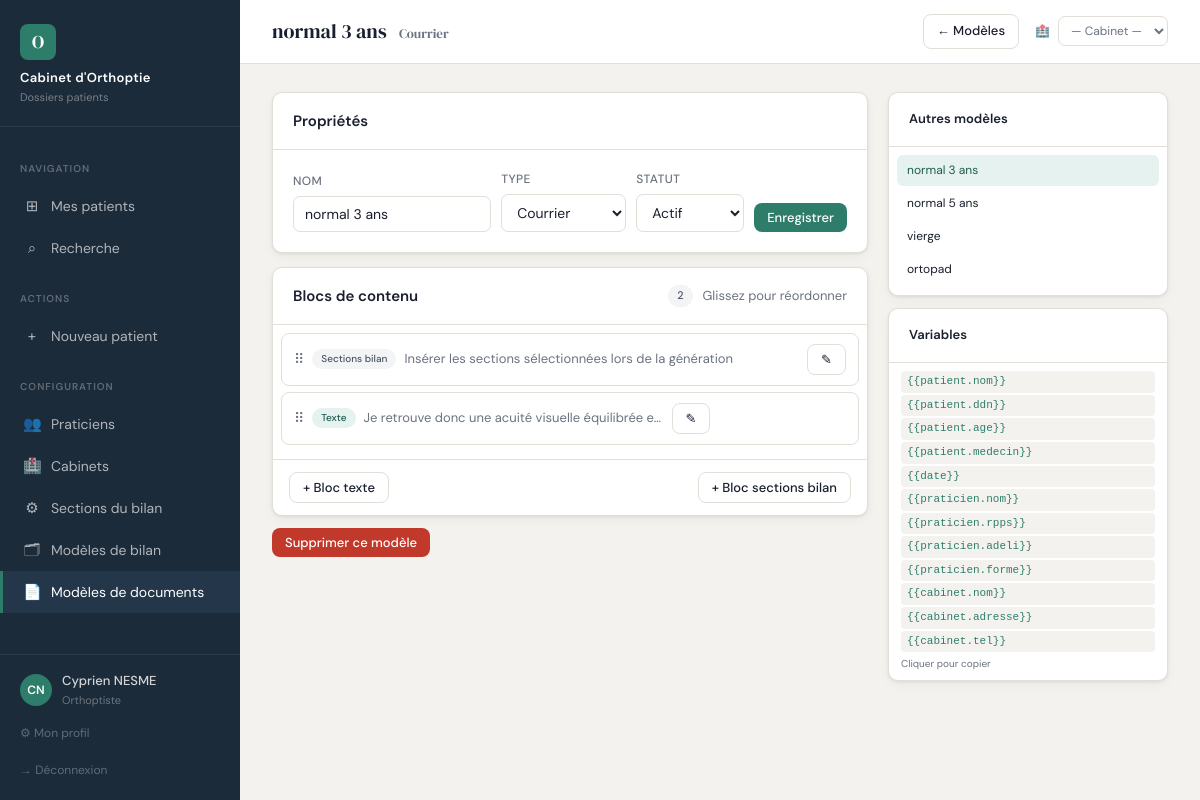
Page /admin/document-modele/2 (signed in) on the committed database.
### app.py (models this page shows, shortened)
class Praticien(UserMixin, db.Model):
    __tablename__ = 'praticien'
    id            = db.Column(db.Integer, primary_key=True)
    nom           = db.Column(db.String(100), nullable=False)
    prenom        = db.Column(db.String(100), nullable=False)
    titre         = db.Column(db.String(50), default='Orthoptiste')
    email         = db.Column(db.String(200), unique=True)
    login         = db.Column(db.String(100), unique=True, nullable=False)
    password_hash = db.Column(db.String(200))
    rpps          = db.Column(db.String(11))   # N° RPPS national fixe
    couleur       = db.Column(db.String(7), default='#2E7D6B')  # couleur hex
    actif         = db.Column(db.Boolean, default=True)
    role          = db.Column(db.String(20), default='praticien')  # 'admin' ou 'praticien'
    created_at    = db.Column(db.DateTime, default=datetime.utcnow)
    @property
    def is_admin(self):
        return self.role == 'admin'

class DocumentModele(db.Model):
    __tablename__ = 'document_modele'
    id      = db.Column(db.Integer, primary_key=True)
    nom     = db.Column(db.String(100), nullable=False)
    type    = db.Column(db.String(20), nullable=False)
    actif   = db.Column(db.Boolean, default=True)
    created_at = db.Column(db.DateTime, default=datetime.utcnow)
    blocs   = db.relationship('DocumentBloc', backref='modele',
                               order_by='DocumentBloc.ordre',
                               cascade='all, delete-orphan')

class DocumentBloc(db.Model):
    __tablename__ = 'document_bloc'
    id         = db.Column(db.Integer, primary_key=True)
    modele_id  = db.Column(db.Integer, db.ForeignKey('document_modele.id'), nullable=False)
    type       = db.Column(db.String(20), nullable=False)  # 'texte' ou 'section_bilan'
    contenu    = db.Column(db.Text, default='')
    ordre      = db.Column(db.Integer, default=99)

### app.py (the view)
@app.route('/admin/document-modele/<int:modele_id>')
@login_required
@admin_required
def admin_document_modele_detail(modele_id):
    m = DocumentModele.query.get_or_404(modele_id)
    modeles = DocumentModele.query.order_by(DocumentModele.type, DocumentModele.nom).all()
    sections, ordre = get_sections()
    return render_template('admin/document_modele_detail.html',
                           modele=m, modeles=modeles,
                           sections_dispo=sections, sections_ordre=ordre)

### app.py (called while the page is built)
def admin_required(f):
    from functools import wraps
    @wraps(f)
    def decorated(*args, **kwargs):
        if not current_user.is_authenticated or not current_user.is_admin:
            flash('Accès réservé aux administrateurs.', 'danger')
            return redirect(url_for('index'))
        return f(*args, **kwargs)
    return decorated

def get_current_cabinet():
    cab_id = session.get('cabinet_id')
    if cab_id:
        return Cabinet.query.get(cab_id)
    return None

def get_cabinets_praticien():
    if not current_user.is_authenticated:
        return []
    pcs = PraticienCabinet.query.filter_by(
        praticien_id=current_user.id).join(Cabinet).filter(Cabinet.actif==True).all()
    return [pc.cabinet for pc in pcs]

def get_sections():
    secs = SectionDef.query.filter_by(actif=True).order_by(SectionDef.ordre).all()
    return {s.type_key: s.to_dict() for s in secs}, [s.type_key for s in secs]

@login_manager.user_loader
def load_user(user_id): return Praticien.query.get(int(user_id))

@app.context_processor
def inject_cabinet():
    if current_user.is_authenticated:
        return {
            'cabinet_courant': get_current_cabinet(),
            'cabinets_dispo':  get_cabinets_praticien(),
        }
    return {'cabinet_courant': None, 'cabinets_dispo': []}

    def to_dict(self):
        return {'label': self.label,
                'obs_defaut': self.obs_defaut or '',
                'avec_observations': self.avec_observations if self.avec_observations is not None else True,
                'champs': [c.to_dict() for c in self.champs if c.actif]}

    def to_dict(self):
        d = {'name': self.name, 'label': self.label, 'type': self.type}
        if self.type == 'select':
            d['options'] = [o.valeur for o in self.options if o.actif]
        return d

### templates/admin/document_modele_detail.html (shortened to what this page needs)
{% extends "base.html" %}
{% block page_title %}{{ modele.nom }}
  <span style="font-size:13px;font-weight:400;color:var(--muted);margin-left:8px;">
    {{ 'Courrier' if modele.type == 'courrier' else 'Ordonnance' }}
  </span>
{% endblock %}
{% block topbar_actions %}
  <a href="{{ url_for('admin_document_modeles') }}" class="btn btn-secondary btn-sm">← Modèles</a>
{% endblock %}
{% block content %}
<div style="display:grid;grid-template-columns:1fr 280px;gap:20px;align-items:start;max-width:1100px;">
  <div>
    <div class="card" style="margin-bottom:14px;">
      <div class="card-header"><h2>Propriétés</h2></div>
      <div class="card-body">
        <form method="POST" action="{{ url_for('admin_document_modele_modifier', modele_id=modele.id) }}"
              style="display:flex;gap:10px;flex-wrap:wrap;align-items:flex-end;">
          <div class="field-group" style="flex:1;min-width:180px;">
            <label class="field-label">Nom</label>
            <input type="text" name="nom" value="{{ modele.nom }}" required>
          </div>
          <div class="field-group">
            <label class="field-label">Type</label>
            <select name="type" style="width:auto;">
              <option value="courrier" {{ 'selected' if modele.type == 'courrier' }}>Courrier</option>
            </select>
          </div>
          <div class="field-group">
            <label class="field-label">Statut</label>
            <select name="actif" style="width:auto;">
              <option value="1" {{ 'selected' if modele.actif }}>Actif</option>
            </select>
          </div>
          <button type="submit" class="btn btn-primary btn-sm">Enregistrer</button>
        </form>
      </div>
    </div>
    <div class="card">
      <div class="card-header">
        <h2>Blocs de contenu</h2>
        <span class="badge badge-gray">{{ modele.blocs|length }}</span>
        <span class="text-sm text-muted" style="margin-left:auto;">Glissez pour réordonner</span>
      </div>
      <div id="blocs-list" style="padding:8px;">
        {% for bloc in modele.blocs %}
        <div class="bloc-row" data-id="{{ bloc.id }}"
             style="border:1px solid var(--border);border-radius:8px;
                    margin-bottom:6px;background:var(--surface);">
          <div style="display:flex;align-items:center;gap:8px;padding:10px 12px;cursor:grab;">
            <span style="color:var(--muted);font-size:14px;cursor:grab;">⠿</span>
            <span class="badge {{ 'badge-green' if bloc.type == 'texte' else 'badge-gray' }}"
                  style="font-size:10px;">
              {{ 'Texte' if bloc.type == 'texte' else 'Sections bilan' }}
            </span>
            {% if bloc.type == 'texte' %}
            <span class="text-sm text-muted" style="flex:1;overflow:hidden;text-overflow:ellipsis;
                         white-space:nowrap;max-width:300px;">
              {{ bloc.contenu[:80] }}{% if bloc.contenu|length > 80 %}…{% endif %}
            </span>
            {% else %}
            <span class="text-sm text-muted" style="flex:1;">
              Insérer les sections sélectionnées lors de la génération
            </span>
            {% endif %}
            <button type="button" onclick="toggleBloc({{ bloc.id }})"
                    class="btn btn-secondary btn-sm" tabindex="-1">✎</button>
          </div>
        </div>
        {% endfor %}
      </div>
      <div style="padding:12px 16px;border-top:1px solid var(--border);">
        <div style="display:flex;gap:8px;">
          <form method="POST" action="{{ url_for('admin_document_bloc_nouveau', modele_id=modele.id) }}"
                style="display:flex;gap:8px;flex:1;">
            <button type="submit" class="btn btn-secondary btn-sm">+ Bloc texte</button>
          </form>
          <form method="POST" action="{{ url_for('admin_document_bloc_nouveau', modele_id=modele.id) }}">
            <button type="submit" class="btn btn-secondary btn-sm">+ Bloc sections bilan</button>
          </form>
        </div>
      </div>
    </div>
    <form method="POST"
          action="{{ url_for('admin_document_modele_supprimer', modele_id=modele.id) }}"
          style="margin-top:12px;"
          onsubmit="return confirm('Supprimer ce modèle ?')">
      <button type="submit" class="btn btn-danger btn-sm">Supprimer ce modèle</button>
    </form>
  </div>
  <div style="position:sticky;top:80px;">
    <div class="card" style="margin-bottom:12px;">
      <div class="card-header"><h2 style="font-size:13px;">Autres modèles</h2></div>
      <div style="padding:8px;max-height:200px;overflow-y:auto;">
        {% for m in modeles %}
        <a href="{{ url_for('admin_document_modele_detail', modele_id=m.id) }}"
           style="display:block;padding:6px 10px;border-radius:6px;margin-bottom:2px;
                  font-size:12px;text-decoration:none;
                  background:{{ 'var(--accent-lt)' if m.id == modele.id else 'transparent' }};
                  color:{{ 'var(--accent-dk)' if m.id == modele.id else 'var(--text)' }};">
          {{ m.nom }}
        </a>
        {% endfor %}
      </div>
    </div>
    <div class="card">
      <div class="card-header"><h2 style="font-size:13px;">Variables</h2></div>
      <div style="padding:8px 12px;font-size:11px;">
        {% for v in ['{{patient.nom}}','{{patient.ddn}}','{{patient.age}}','{{patient.medecin}}',
                     '{{date}}','{{praticien.nom}}','{{praticien.rpps}}',
                     '{{praticien.adeli}}','{{praticien.forme}}',
                     '{{cabinet.nom}}','{{cabinet.adresse}}','{{cabinet.tel}}'] %}
        <code style="display:block;background:var(--bg);padding:2px 6px;border-radius:4px;
                     margin-bottom:2px;color:var(--accent);cursor:pointer;"
              onclick="navigator.clipboard.writeText('{{ v }}')">{{ v }}</code>
        {% endfor %}
        <div style="font-size:10px;color:var(--muted);margin-top:4px;">Cliquer pour copier</div>
      </div>
    </div>
  </div>
</div>
{% endblock %}

### templates/base.html (shortened to what this page needs)
<!DOCTYPE html>
<html lang="fr">
<head>
</head>
<body>
{% if current_user.is_authenticated %}
<aside class="sidebar">
  <div class="sidebar-brand">
    <div class="logo-mark">O</div>
    <h1>Cabinet d'Orthoptie</h1>
    <p>Dossiers patients</p>
  </div>
  <nav class="sidebar-nav">
    <div class="nav-section"><span>Navigation</span></div>
    <a href="{{ url_for('index') }}"
       class="nav-item {% if request.endpoint == 'index' %}active{% endif %}">
      <span class="icon">⊞</span> Mes patients
    </a>
    <a href="{{ url_for('recherche') }}"
       class="nav-item {% if request.endpoint == 'recherche' %}active{% endif %}">
      <span class="icon">⌕</span> Recherche
    </a>
    <div class="nav-section"><span>Actions</span></div>
    <a href="{{ url_for('patient_nouveau') }}"
       class="nav-item {% if request.endpoint == 'patient_nouveau' %}active{% endif %}">
      <span class="icon">+</span> Nouveau patient
    </a>
    <div class="nav-section"><span>Configuration</span></div>
    {% if current_user.is_admin %}
    <a href="{{ url_for('admin_praticiens') }}"
       class="nav-item {% if request.endpoint and 'praticien' in request.endpoint and request.endpoint != 'profil' %}active{% endif %}">
      <span class="icon">👥</span> Praticiens
    </a>
    <a href="{{ url_for('admin_cabinets') }}"
       class="nav-item {% if request.endpoint and 'cabinet' in request.endpoint %}active{% endif %}">
      <span class="icon">🏥</span> Cabinets
    </a>
    <a href="{{ url_for('admin_sections') }}"
       class="nav-item {% if request.endpoint in ['admin_sections','admin_section_detail'] %}active{% endif %}">
      <span class="icon">⚙</span> Sections du bilan
    </a>
    <a href="{{ url_for('admin_modeles') }}"
       class="nav-item {% if request.endpoint and 'modele' in request.endpoint and 'document' not in request.endpoint %}active{% endif %}">
      <span class="icon">🗂</span> Modèles de bilan
    </a>
    <a href="/admin/document-modeles"
       class="nav-item {% if request.endpoint and 'document' in request.endpoint %}active{% endif %}">
      <span class="icon">📄</span> Modèles de documents
    </a>
    {% endif %}
  </nav>
  <div class="sidebar-footer">
    <div class="user-chip">
      <div class="user-avatar">
        {{ current_user.prenom[0] }}{{ current_user.nom[0] }}
      </div>
      <div>
        <div class="user-name">{{ current_user.prenom }} {{ current_user.nom }}</div>
        <div class="user-role">{{ current_user.titre }}</div>
      </div>
    </div>
    <a href="{{ url_for('profil') }}" class="logout-link">⚙ Mon profil</a>
    <a href="{{ url_for('logout') }}" class="logout-link">→ Déconnexion</a>
  </div>
</aside>
{% endif %}
<main class="main">
  <div class="topbar">
    <div class="topbar-title">{% block page_title %}{% endblock %}</div>
    <div class="topbar-actions">
      {% block topbar_actions %}{% endblock %}
      {% if current_user.is_authenticated and cabinets_dispo %}
      <form method="POST" action="{{ url_for('changer_cabinet') }}"
            style="display:flex;align-items:center;gap:8px;margin-left:8px;">
        <span style="font-size:12px;color:var(--muted);white-space:nowrap;">🏥</span>
        <select name="cabinet_id"
                onchange="this.form.submit()"
                style="font-size:12px;padding:5px 8px;border-radius:7px;
                       border:1px solid var(--border);background:var(--surface);
                       color:{% if cabinet_courant %}var(--accent){% else %}var(--muted){% endif %};
                       font-weight:{% if cabinet_courant %}500{% else %}400{% endif %};">
          <option value="">— Cabinet —</option>
        </select>
      </form>
      {% endif %}
    </div>
  </div>
  <div class="content">
    {% block content %}{% endblock %}
  </div>
</main>
</body>
</html>

### rows in the picture
Praticien: prenom "C", nom "N", prenom "Cyprien", nom "NESME", titre "Orthoptiste"
DocumentModele: nom "normal 3 ans", type "Courrier"
DocumentBloc: type "Sections bilan", shows "Insérer les sections sélectionnées lors de la génération"
DocumentBloc: type "Texte", contenu "Je retrouve donc une acuité visuelle équilibrée e…"
DocumentModele: nom "normal 5 ans"
DocumentModele: nom "vierge"
DocumentModele: nom "ortopad"

### other values in the picture
{{ modele.blocs|length }} "2"
{{ v }} "{{patient.nom}}" "{{patient.ddn}}" "{{patient.age}}" "{{patient.medecin}}" "{{date}}" "{{praticien.nom}}" "{{praticien.rpps}}" "{{praticien.adeli}}" "{{praticien.forme}}" "{{cabinet.nom}}" "{{cabinet.adresse}}" "{{cabinet.tel}}"
